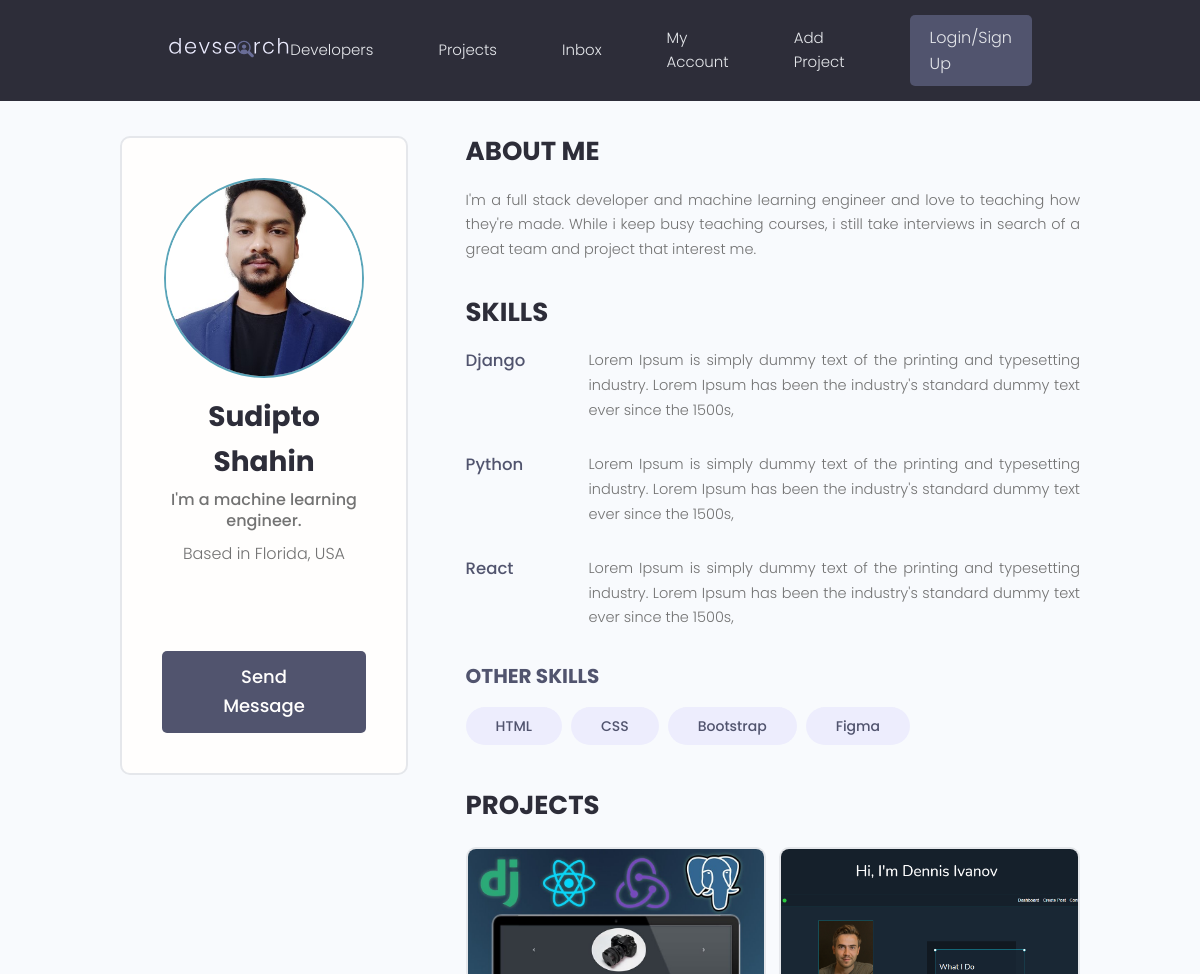
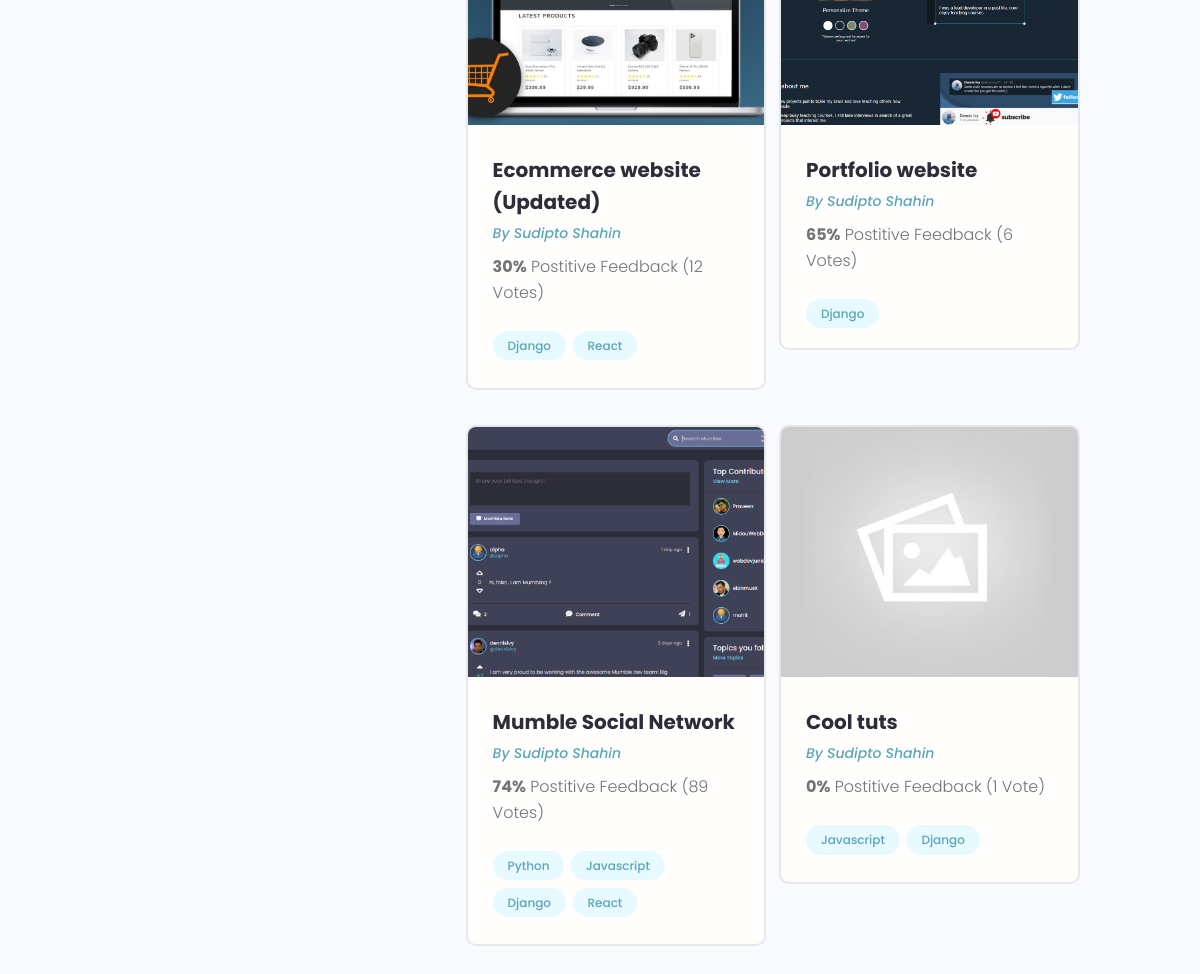
The page /profile/909f16f4-e25b-40c4-bcac-2ed78194074a/ on the database its author committed (2 pictures, top to bottom).
### users/models.py (models this page shows, shortened)
class Profile(models.Model):
    user = models.OneToOneField(User, on_delete=models.CASCADE, null=True)
    name = models.CharField(max_length=200, blank=True, null=True)
    email = models.EmailField(max_length=500, blank=True, null=True)
    username = models.CharField(max_length=200, blank=True, null=True)
    location = models.CharField(max_length=200, blank=True, null=True)
    short_intro = models.CharField(max_length=200, blank=True, null=True)
    bio = models.TextField(blank=True, null=True)
    profile_image = models.ImageField(null=True, blank=True,
                                        upload_to='profiles/',
                                        default='profiles/user-default.png')
    social_github = models.CharField(max_length=200, blank=True, null=True)
    social_twitter = models.CharField(max_length=200, blank=True, null=True)
    social_linkedin = models.CharField(max_length=200, blank=True, null=True)
    social_youtube = models.CharField(max_length=200, blank=True, null=True)
    social_website = models.CharField(max_length=200, blank=True, null=True)
    created = models.DateTimeField(auto_now_add=True)
    id = models.UUIDField(default=uuid.uuid4, unique=True, primary_key=True, editable=False)

class Skill(models.Model):
    owner = models.ForeignKey(Profile, on_delete=models.CASCADE, null=True, blank=True)
    name = models.CharField(max_length=200, blank=True, null=True)
    description = models.TextField(max_length=200, blank=True, null=True)
    created = models.DateTimeField(auto_now_add=True)
    id = models.UUIDField(default=uuid.uuid4, unique=True, primary_key=True, editable=False)
    def __str__(self):
        return str(self.name)

### projects/models.py (models this page shows, shortened)
class Project(models.Model):
    owner = models.ForeignKey(Profile, null=True, blank=True, on_delete=models.SET_NULL)
    title = models.CharField(max_length=200)
    description = models.TextField(null=True, blank=True)
    featured_image = models.ImageField(null=True, blank=True, default='default.jpg')
    demo_link = models.CharField(max_length=2000, null=True, blank=True)
    source_link = models.CharField(max_length=2000, null=True, blank=True)
    tags = models.ManyToManyField('Tag', blank=True)
    vote_total = models.IntegerField(default=0, null=True, blank=True)
    vote_ratio = models.IntegerField(default=0, null=True, blank=True)
    created = models.DateTimeField(auto_now_add=True)
    id = models.UUIDField(default=uuid.uuid4, unique=True,
                     primary_key=True, editable=False)

class Tag(models.Model):
    name = models.CharField(max_length=200)
    id = models.UUIDField(default=uuid.uuid4, unique=True, primary_key=True, editable=False)
    def __str__(self):
        return self.name

### users/views.py (the view)
# urls.py: path('profile/<str:pk>/', views.userProfile, name='user_profile'),
def userProfile(request, pk):
    profile = Profile.objects.get(id=pk)
    topSkills = profile.skill_set.exclude(description__exact='')
    otherSkills = profile.skill_set.filter(description='')
    context = {
        'profile': profile,
        'topSkills': topSkills,
        'otherSkills': otherSkills,
    }
    return render(request, 'users/user-profile.html', context)

### users/templates/users/user-profile.html (shortened to what this page needs)
{% extends 'main.html' %}
{% block content %}
  <main class="profile my-md">
    <div class="container">
      <div class="layout">
        <div class="column column--1of3">
          <div class="card text-center">
            <div class="card__body dev">
              <img class="avatar avatar--xl" src="{{ profile.profile_image.url }}" />
              <h2 class="dev__name">{{  profile.name}}</h2>
              <p class="dev__title">{{ profile.short_intro }}</p>
              <p class="dev__location">Based in {{ profile.location }}</p>
              <ul class="dev__social">
              </ul>
              <a href="#" class="btn btn--sub btn--lg">Send Message </a>
            </div>
          </div>
        </div>
        <div class="column column--2of3">
          <div class="devInfo">
            <h3 class="devInfo__title">About Me</h3>
            <p class="devInfo__about"> {{ profile.bio }} </p>
          </div>
          <div class="devInfo">
            <h3 class="devInfo__title">Skills</h3>
            <div class="devInfo__skills">
              {% for skill in topSkills %}
                <div class="devSkill">
                    <h4 class="devSkill__title">{{ skill.name }}</h4>
                    <p class="devSkill__info">{{ skill.description }}</p>
                </div>
              {% endfor %}
              <h3 class="devInfo__subtitle">Other Skills</h3>
              <div class="devInfo__otherSkills">
                {% for skill in otherSkills %}
                    <span class="tag tag--pill tag--sub tag--lg">
                        <small>{{ skill }}</small>
                    </span>
                {% endfor %}
              </div>
            </div>
          </div>
          <div class="devInfo">
            <h3 class="devInfo__title">Projects</h3>
            <div class="grid grid--two">
            {% for project in profile.project_set.all %}
                <div class="column">
                <div class="card project">
                  <a href="{% url 'single_project' title=project.title %}" class="project">
                    <img class="project__thumbnail" src="{{ project.featured_image.url }}" alt="project thumbnail" />
                    <div class="card__body">
                      <h3 class="project__title">{{ project.title }}</h3>
                      <p><a class="project__author" href="profile.html">By {{ project.owner.name }}</a></p>
                      <p class="project--rating">
                        <span style="font-weight: bold;">{{ project.vote_ratio }}%</span> Postitive
                        Feedback ({{ project.vote_total }} Vote{{ project.vote_total|pluralize:"s" }})
                      </p>
                      <div class="project__tags">
                          {% for tag in project.tags.all %}
                            <span class="tag tag--pill tag--main">
                                <small>{{ tag }}</small>
                            </span>
                        {% endfor %}
                      </div>
                    </div>
                  </a>
                </div>
                </div>
            {% endfor %}
            </div>
          </div>
        </div>
      </div>
    </div>
  </main>
{% endblock %}

### static/styles/app.css (style rules this page uses)
:root { --color-sub: #2d2d39; }
.btn--sub { background-color: var(--color-sub-light); }
.card { border: 2px solid var(--color-light); }
img { width: 100%; }
.profile .card > .dev { padding: 4rem; }
.dev__name { color: var(--color-sub); font-size: 2.8rem; font-weight: 700; margin-top: 1rem; margin-bottom: 0.5rem; }
.dev__title { font-size: 1.6rem; font-weight: 500; line-height: 1.3; }
.dev__location { margin-top: 1rem; }
.dev__social { margin: 3rem 0; list-style: none; display: flex; justify-content: center; gap: 1.5rem; }
.devInfo { margin-bottom: 3rem; }
.devInfo__title, .devInfo__subtitle { font-size: 2.6rem; color: var(--color-sub); text-transform: uppercase; font-weight: 700; margin-bottom: 1.5rem; }
.devInfo__subtitle { font-size: 2rem; color: var(--color-sub-light); }
.devInfo__about, .devSkill__info { font-size: 1.45rem; line-height: 1.7; text-align: justify; }
.devSkill { margin-bottom: 3rem; }
.devSkill__title { font-size: 1.65rem; font-weight: 500; color: var(--color-sub-light); }
@media screen and (min-width: 700px) { .devSkill { display: flex; justify-content: space-between; gap: 3rem; } }
@media screen and (min-width: 700px) { .devSkill__info { flex-basis: 80%; } }
.project__author { font-size: 1.4rem; font-style: italic; }
.project--rating { margin-bottom: 1.6em; margin-top: .5em; }
.project__thumbnail { height: 25rem; object-fit: cover; object-position: top center; }
.project__title { font-size: 2rem; font-weight: 700; color: var(--color-sub); }

### static/uikit/styles/modules/_variables.css (style rules this page uses)
:root { --color-main: #5aa5b9; --color-main-light: #e6faff; --color-sub: #3f4156; --color-sub-light: #51546e; --color-sub-lighter: #ededfd; --color-text: #737373; --color-gray: #8b8b8b; --color-light: #e5e7eb; --color-light-gray: #767676; --color-bg: #f8fafd; --color-white: #fffefd; --color-white-light: #f3f3f3; --color-success: #359e64; --color-success-bg: #def8e8; --color-error: #fc4b0b; --color-error-bg: #fff2ee; --font-base: 'Poppins', arial, helvetica, 'Segoe UI', roboto, ubuntu, sans-serif; --font-monospace: 'Fira Code', 'Courier New', courier, monospace; --font-regular: 300; --font-medium: 500; --font-bold: 700; --generic-shadow: 1px 1px 5px #00000010; --generic-transition: all 0.3s ease-in-out; }

### static/uikit/styles/modules/_base.css (style rules this page uses)
* { margin: 0; padding: 0; box-sizing: border-box; text-rendering: optimizeLegibility; color: inherit; font-size: inherit; }
html { font-size: 50%; }
@media only screen and (min-width: 480px) { html { font-size: 56.25%; } }
@media only screen and (min-width: 1200px) { html { font-size: 62.5%; } }
body { line-height: 1.6; font-weight: 400; font-size: 1.5rem; color: var(--color-text); background-color: var(--color-bg); min-height: 100vh; }

### static/uikit/styles/modules/_typography.css (style rules this page uses)
* { font-family: var(--font-base); }
h2 { font-size: 3.6rem; font-weight: var(--font-bold); }
h3 { font-size: 3.2rem; font-weight: var(--font-medium); }
h4 { font-size: 2.8rem; font-weight: var(--font-medium); }
p, span, strong { font-size: 1.6rem; color: var(--color-text); font-weight: var(--font-regular); }
a { padding-bottom: 2px; text-decoration: none; display: inline-block; color: var(--color-main); font-weight: var(--font-medium); }

### static/uikit/styles/modules/_utilities.css (style rules this page uses)
.container { width: 92%; max-width: 165rem; margin: 0 auto; box-sizing: border-box; }
@media screen and (min-width: 1000px) { .container { width: 90%; } }
@media screen and (min-width: 1200px) { .container { width: 80%; } }
.text-center { text-align: center; }
.my-md { margin: 3rem auto; }

### static/uikit/styles/modules/_avatar.css (style rules this page uses)
.avatar { border-radius: 50%; border: 2px solid var(--color-main); object-fit: cover; }
.avatar--xl { height: 20rem; width: 20rem; }

### static/uikit/styles/modules/_button.css (style rules this page uses)
.btn { display: inline-block; position: relative; cursor: pointer; background-color: var(--color-light); font-weight: var(--font-medium); color: var(--color-sub); text-decoration: none; padding: 1rem 2rem; border-radius: 0.5rem; border: none; width: -webkit-fit-content; width: -moz-fit-content; width: fit-content; height: -webkit-fit-content; height: -moz-fit-content; height: fit-content; font-size: 1.6rem; outline-width: 0; outline-color: transparent; -webkit-backface-visibility: hidden; backface-visibility: hidden; transition: all 0.3s ease-in-out; }
.btn--sub { background-color: var(--color-sub); color: var(--color-white); }
.btn--lg { font-size: 1.8rem; padding: 1.2rem 4.5rem; }

### static/uikit/styles/modules/_card.css (style rules this page uses)
.card { border-radius: 1rem; background-color: var(--color-white); border: 1.5px solid var(--color-light); width: auto; height: auto; margin-top: 0.5rem; margin-bottom: 0.5rem; overflow: hidden; }
.card__body, .card__header { padding: 2rem 2.5rem; }

### rows shown on the page
Profile: profile_image (picture), name "Sudipto Shahin", short_intro "I'm a machine learning engineer.", location "Florida, USA", bio "I'm a full stack developer and machine learning engineer and love to teaching how they're made. While i keep busy teaching courses, i still take interviews in search of a great team and project that interest me."
Skill: name "Django", description "Lorem Ipsum is simply dummy text of the printing and typesetting industry. Lorem Ipsum has been the industry's standard dummy text ever since the 1500s,"
Skill: name "Python", description "Lorem Ipsum is simply dummy text of the printing and typesetting industry. Lorem Ipsum has been the industry's standard dummy text ever since the 1500s,"
Skill: name "React", description "Lorem Ipsum is simply dummy text of the printing and typesetting industry. Lorem Ipsum has been the industry's standard dummy text ever since the 1500s,"
Skill: name "HTML"
Skill: name "CSS"
Skill: name "Bootstrap"
Skill: name "Figma"
Project: featured_image (picture), title "Ecommerce website (Updated)", owner.name "Sudipto Shahin", vote_ratio "30", vote_total "12"
Tag: name "Django"
Tag: name "React"
Project: featured_image (picture), title "Portfolio website", owner.name "Sudipto Shahin", vote_ratio "65", vote_total "6"
Project: featured_image (picture), title "Mumble Social Network", owner.name "Sudipto Shahin", vote_ratio "74", vote_total "89"
Tag: name "Python"
Tag: name "Javascript"
Project: featured_image (placeholder picture), title "Cool tuts", owner.name "Sudipto Shahin", vote_ratio "0", vote_total "1"
